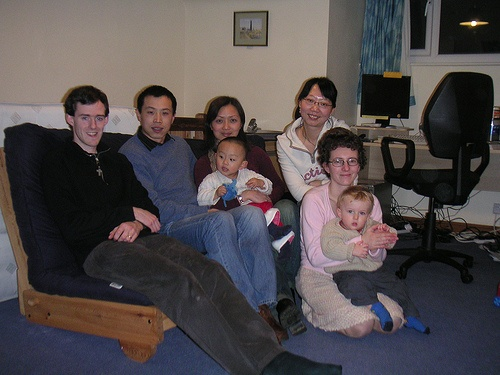
#> input picture images/test_image.jpg, 500 x 375 px, found by its file name
$ python benchmark.py
#> lines starting #> are read from the running program, lines starting #| are printed output that depends on the picture
#> in main, image is the input picture: shape (375, 500, 3); mean B, G, R 75.6, 74.1, 80.4
### python/py/models/SegmentationModel.py
import os
from turtle import back

import cv2
import numpy as np
import onnx
import onnxruntime as ort
import torch
import torchvision.models as models
from onnxsim import simplify


class SegmentationModel:
    def __init__(self) -> None:
        self.image_width = 640
        self.image_height = 640
        self.onnx_root = os.path.join(".", "..", "models", "onnx")
        self.onnx_name = "deeplabv3_mobilenet_v3_large_voc.onnx"
        self.tensorrt_cache = os.path.join(".", "..", "models", "tensorrt")
        self.person_label = 15
        os.makedirs(self.onnx_root, exist_ok=True)

    def setup_model(self, backend="pytorch"):
        if "pytorch" in backend:
            inference_device = "cuda" if backend == "pytorch-gpu" else "cpu"
            self.device = torch.device(inference_device)
            model = models.segmentation.deeplabv3_mobilenet_v3_large(
                pretrained=True
            ).eval()
            model.to(self.device)
            return model
        elif backend == "onnx-tensorrt":
            onnx_path = os.path.join(self.onnx_root, self.onnx_name)
            providers = [
                (
                    "TensorrtExecutionProvider",
                    {
                        "trt_engine_cache_enable": True,
                        "trt_engine_cache_path": self.tensorrt_cache,
                        "trt_fp16_enable": True,
                    },
                )
            ]
            return ort.InferenceSession(onnx_path, providers=providers)
        elif backend == "onnx-gpu":
            onnx_path = os.path.join(self.onnx_root, self.onnx_name)
            providers = [
                (
                    "CUDAExecutionProvider",
                    {
                        "device_id": 0,
                        "gpu_mem_limit": 4 * 1024 * 1024 * 1024,
                        "cudnn_conv_algo_search": "EXHAUSTIVE",
                    },
                ),
            ]
            return ort.InferenceSession(onnx_path, providers=providers)
        elif backend == "onnx-cpu":
            onnx_path = os.path.join(self.onnx_root, self.onnx_name)
            providers = [
                "CPUExecutionProvider",
            ]
            return ort.InferenceSession(onnx_path, providers=providers)

    def preprocess(self, image, backend="pytorch"):
#> called with backend = 'onnx'
        if "pytorch" in backend:
            image = cv2.resize(image, (self.image_width, self.image_height))
            tensor = torch.as_tensor(image, dtype=torch.float) / 255.0
            tensor = tensor.permute(2, 0, 1).unsqueeze(0)
            tensor = tensor.to(self.device)
            return tensor
        elif "onnx" in backend:
            image = cv2.resize(image, (self.image_width, self.image_height))
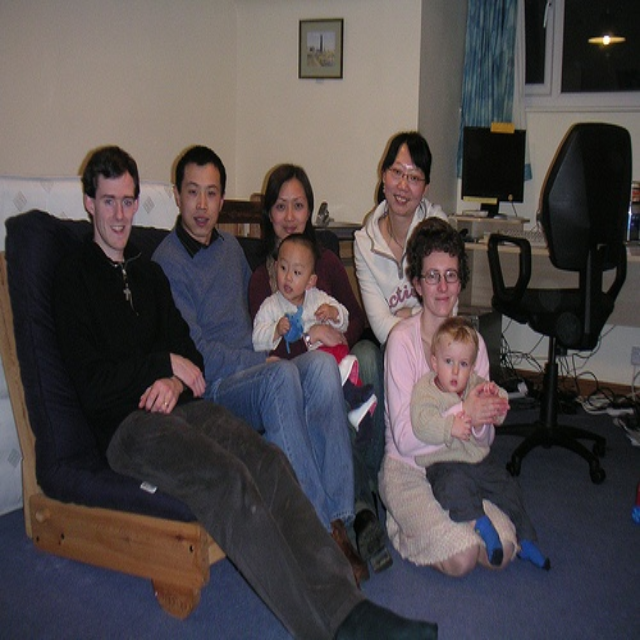
#> image: shape (640, 640, 3); mean of channels 0, 1, 2 75.5, 73.9, 80.3; drawn as B, G, R
            image = cv2.cvtColor(image, cv2.COLOR_BGR2RGB)
            tensor = image.astype(np.float32) / 255.0
            tensor = np.expand_dims(tensor.transpose(2, 0, 1), 0).astype(np.float32)
            return tensor

    def inference(self, model, tensor, backend="pytorch"):
        if "pytorch" in backend:
            torch.cuda.synchronize()
            with torch.inference_mode():
                output = model(tensor)["out"].squeeze(0)
            torch.cuda.synchronize()
            return output
        elif "onnx" in backend:
            input_name = model.get_inputs()[0].name
            output_name = model.get_outputs()[0].name
            return model.run([output_name], {input_name: tensor})

    # [41 lines left out: functions postprocess, convert_onnx, not called in this run]

### python/py/models/__init__.py
from models.SegmentationModel import SegmentationModel


def get_model(model_name):
    if model_name == "segmentation":
        return SegmentationModel()

### python/py/benchmark.py
import argparse
import os
import time

import cv2
import models


def conf():
    parser = argparse.ArgumentParser(description="inference")
    parser.add_argument("--model_type", type=str, default="segmentation")
    parser.add_argument("--num_iteration", type=int, default=100)
    parser.add_argument("--backend", type=str, default="onnx")
    args = parser.parse_args()
    return args


def main():
    args = conf()
    print(args)
    model_info = models.get_model(args.model_type)
    image_path = os.path.join(".", "..", "images", "test_image.jpg")
    if not os.path.exists(image_path):
        print(f"no such file: {image_path}")
    image = cv2.imread(image_path)
    model = model_info.setup_model(args.backend)

    # preprocess
    tensor = model_info.preprocess(image, args.backend)
    start_time = time.perf_counter()
    for _ in range(args.num_iteration):
        tensor = model_info.preprocess(image, args.backend)
    preprocess_time = time.perf_counter() - start_time
    preprocess_time /= args.num_iteration

    # inference
    output = model_info.inference(model, tensor, args.backend)
    start_time = time.perf_counter()
    for _ in range(args.num_iteration):
        output = model_info.inference(model, tensor, args.backend)
    inference_time = time.perf_counter() - start_time
    inference_time /= args.num_iteration

    # postprocess
    result = model_info.postprocess(image, output, args.backend)
    start_time = time.perf_counter()
    for _ in range(args.num_iteration):
        result = model_info.postprocess(image, output, args.backend)
    postprocess_time = time.perf_counter() - start_time
    postprocess_time /= args.num_iteration

    print(
        f"preprocess: {1000.0 * preprocess_time:.2f}ms\t"
        f"inference: {1000.0 * inference_time:.2f}ms\t"
        f"postprocess: {1000.0 * postprocess_time:.2f}ms\t"
    )


if __name__ == "__main__":
#> (the run stopped early here; a loop or call above may not have finished)
